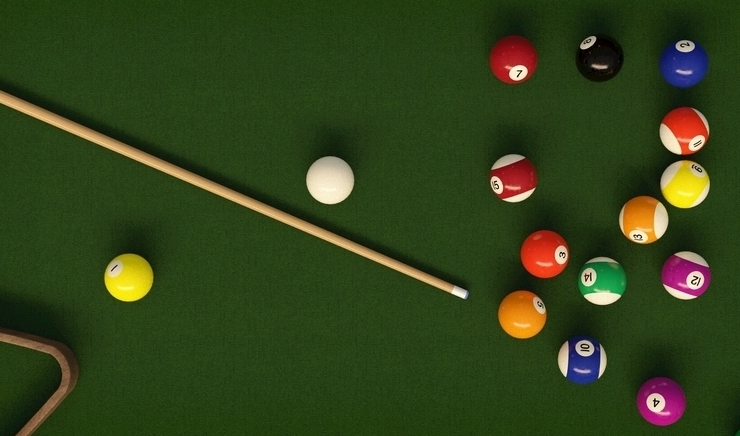
#> input picture zhuoqiu.png, 740 x 436 px
$ python houghcircles.py
#> lines starting #> are read from the running program, lines starting #| are printed output that depends on the picture
'''
霍夫圆检测
https://docs.opencv.org/4.x/da/d53/tutorial_py_houghcircles.html
'''
import numpy as np
import cv2 as cv
img = cv.imread('zhuoqiu.png', cv.IMREAD_GRAYSCALE)
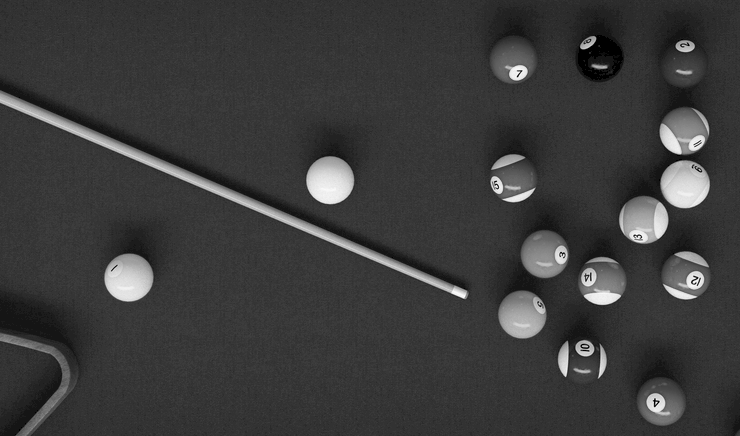
#> img: shape (436, 740); min 0, max 253, mean 59.5
assert img is not None, "file could not be read, check with os.path.exists()"

img = cv.medianBlur(img,5) # 中值滤波
cimg = cv.cvtColor(img,cv.COLOR_GRAY2BGR)

'''
霍夫圆检测
参数解释如下：
    img：输入的灰度图像。
    cv.HOUGH_GRADIENT：表示使用 Hough 变换的一种方法来检测圆形。
    1：表示圆心之间的距离的分辨率，如果设为 1，表示使用与输入图像相同的分辨率。
    20：表示圆心之间的最小距离。如果检测到的两个圆的圆心之间的距离小于此值，则只保留其中一个圆。
    param1=50：是用于边缘检测的 Canny 算法的高阈值。
    param2=30：是用于确定圆心的累加器阈值。较小的值将导致更多的检测到的圆，但是可能会有错误的圆。
    minRadius=0：要检测的圆的最小半径。
    maxRadius=0：要检测的圆的最大半径。
'''
circles = cv.HoughCircles(img,cv.HOUGH_GRADIENT,1,20, param1=50,param2=50,minRadius=0,maxRadius=0)
#> circles = [[685.5, 275.5, 23.8], [329.5, 180.5, 23.6], [128.5, 277.5, 24.6], [644.5, 219.5, 23.5], [521.5, 314.5, 24.4], [684.5, 184.5, 23.9], [684.5, 130.5, 24.3], [512.5, 60.5, 22.3], [513.5, 178.5, 23.2], [601.5, 281.5, 23], [544.5, 254.5, 23.8]]
circles = np.uint16(np.around(circles))
#> circles = [[686, 276, 24], [330, 180, 24], [128, 278, 25], [644, 220, 24], [522, 314, 24], [684, 184, 24], [684, 130, 24], [512, 60, 22], [514, 178, 23], [602, 282, 23], [544, 254, 24]]

for i in circles[0,:]:
    # draw the outer circle
    cv.circle(cimg,(i[0],i[1]),i[2],(0,255,0),2)
    # draw the center of the circle
    cv.circle(cimg,(i[0],i[1]),2,(0,0,255),3)
#> this loop made 11 passes
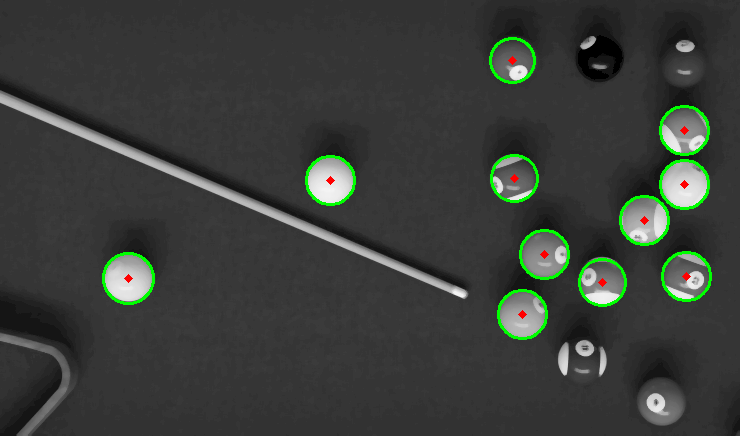
#> cimg: shape (436, 740, 3); mean B, G, R 57.7, 61.7, 58

cv.imshow('detected circles',cimg)
cv.waitKey(0)
cv.destroyAllWindows()
